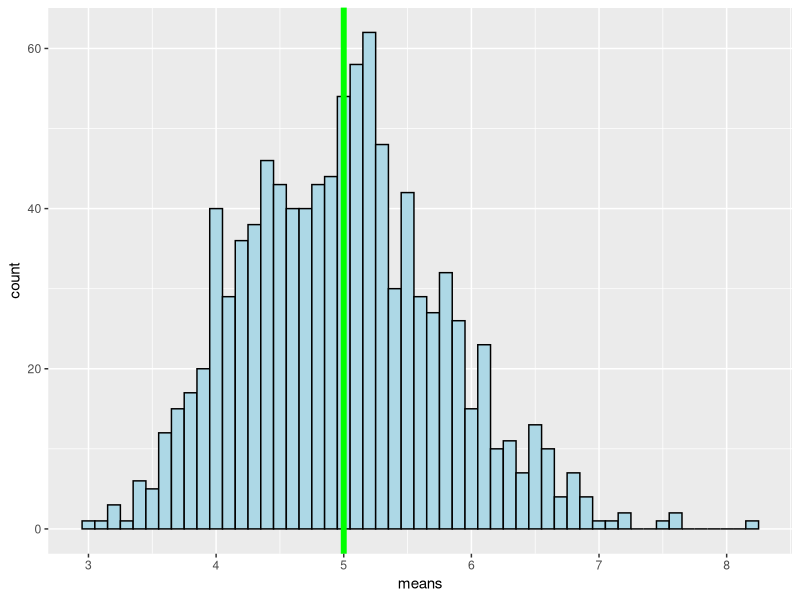
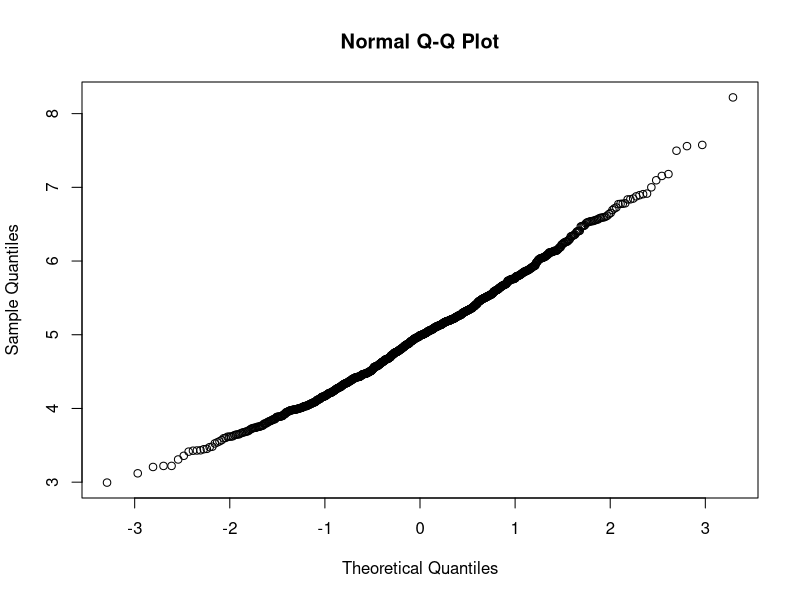

The R script that drew these images, in order:
## ---- chunk 1
set.seed(0)
lambda <- 0.2
n <- 40
B <- 1000

# simulate and get means
sim_exp <- replicate(B, rexp(n, lambda))
means_exp <- apply(sim_exp, 2, mean)
## ---- chunk 2
mean(means_exp)
## ---- chunk 3
1/lambda
## ---- chunk 4
library(ggplot2)
g <- ggplot(data.frame(means = means_exp), aes(x = means))
g <- g + geom_histogram(color="black", fill="lightblue", binwidth = 0.1)
g <- g + geom_vline(xintercept = 1/lambda, colour="green", size = 2)
g
## ---- chunk 5
# standard deviation
(1/lambda)/sqrt(n)

# variance
((1/lambda)/sqrt(n))^2
## ---- chunk 6
# standard deviation
sd(means_exp)

# variance
sd(means_exp)^2
## ---- chunk 7
abs(((1/lambda)/sqrt(n))^2 - sd(means_exp)^2)
## ---- chunk 8
qqnorm(means_exp)
